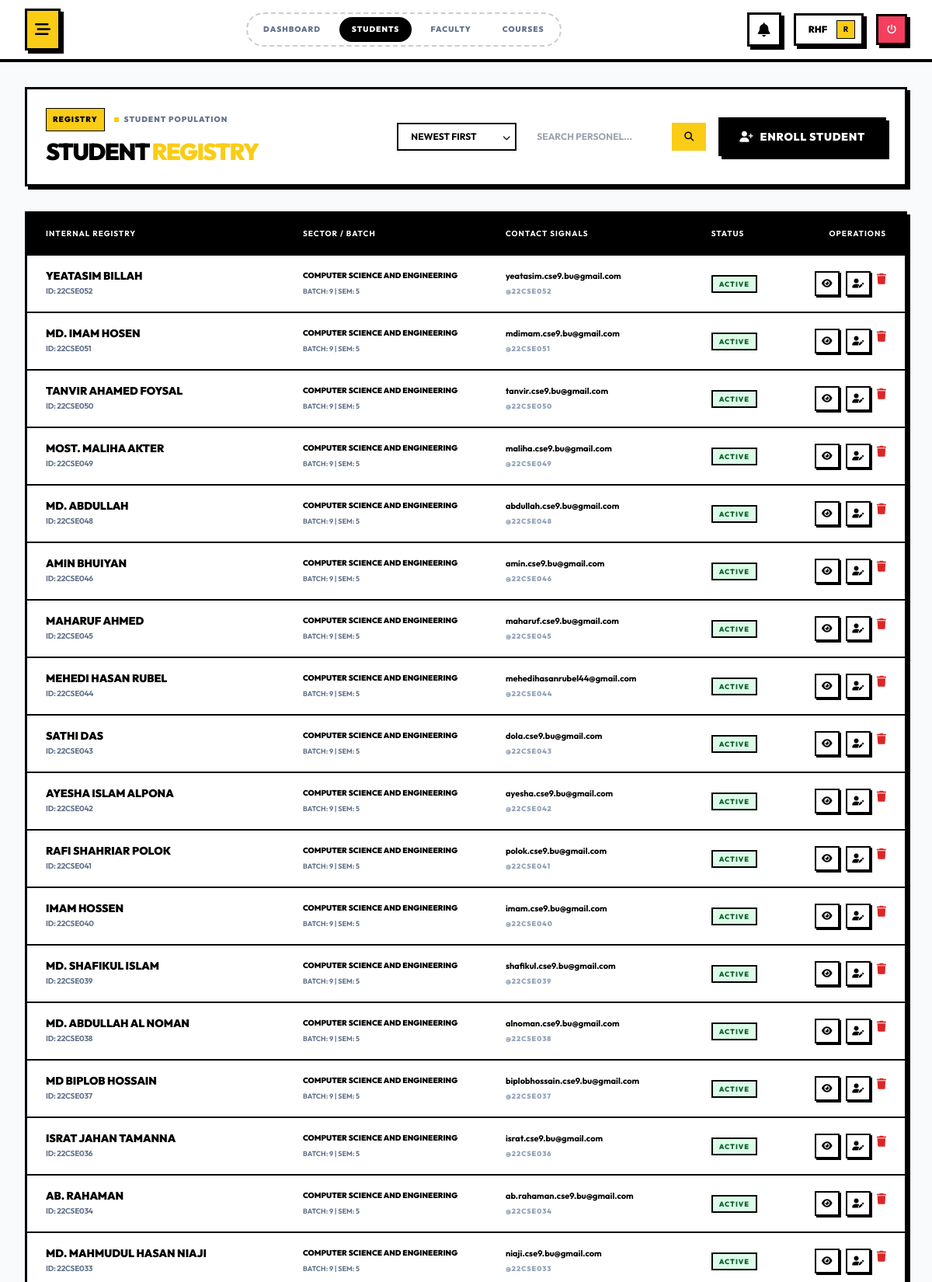
Screenshot of /modules/admin/students.php (signed in, upper part) with the database file from the repository.
### tables this page shows
CREATE TABLE `students` (
  `id` int(10) UNSIGNED NOT NULL,
  `user_id` int(10) UNSIGNED NOT NULL,
  `department_id` int(10) UNSIGNED NOT NULL,
  `student_id` varchar(50) NOT NULL,
  `batch_year` int(11) NOT NULL,
  `session` varchar(20) DEFAULT NULL,
  `admission_date` date DEFAULT NULL,
  `blood_group` varchar(5) DEFAULT NULL,
  `guardian_name` varchar(100) DEFAULT NULL,
  `guardian_phone` varchar(20) DEFAULT NULL,
  `guardian_email` varchar(100) DEFAULT NULL,
  `current_semester` int(11) DEFAULT 1,
  `cgpa` decimal(3,2) DEFAULT 0.00,
  `status` enum('active','inactive','graduated','dropped') DEFAULT 'active',
  `created_at` timestamp NOT NULL DEFAULT current_timestamp(),
  `updated_at` timestamp NOT NULL DEFAULT current_timestamp() ON UPDATE current_timestamp()
);

CREATE TABLE `user_profiles` (
  `id` int(10) UNSIGNED NOT NULL,
  `user_id` int(10) UNSIGNED NOT NULL,
  `first_name` varchar(50) NOT NULL,
  `last_name` varchar(50) NOT NULL,
  `phone` varchar(20) DEFAULT NULL,
  `address` text DEFAULT NULL,
  `city` varchar(50) DEFAULT NULL,
  `state` varchar(50) DEFAULT NULL,
  `postal_code` varchar(20) DEFAULT NULL,
  `country` varchar(50) DEFAULT 'Bangladesh',
  `date_of_birth` date DEFAULT NULL,
  `gender` enum('male','female','other') DEFAULT NULL,
  `profile_picture` varchar(255) DEFAULT NULL,
  `created_at` timestamp NOT NULL DEFAULT current_timestamp(),
  `updated_at` timestamp NOT NULL DEFAULT current_timestamp() ON UPDATE current_timestamp()
);

CREATE TABLE `departments` (
  `id` int(10) UNSIGNED NOT NULL,
  `name` varchar(100) NOT NULL,
  `code` varchar(20) NOT NULL,
  `description` text DEFAULT NULL,
  `head_of_department` int(10) UNSIGNED DEFAULT NULL,
  `status` enum('active','inactive') DEFAULT 'active',
  `created_at` timestamp NOT NULL DEFAULT current_timestamp(),
  `updated_at` timestamp NOT NULL DEFAULT current_timestamp() ON UPDATE current_timestamp(),
  `deleted_at` timestamp NULL DEFAULT NULL
);

CREATE TABLE `users` (
  `id` int(10) UNSIGNED NOT NULL,
  `username` varchar(50) NOT NULL,
  `email` varchar(100) NOT NULL,
  `password` varchar(255) NOT NULL,
  `role` enum('super_admin','admin','teacher','student') NOT NULL,
  `status` enum('active','inactive','suspended') DEFAULT 'active',
  `first_login` tinyint(1) DEFAULT 1,
  `last_login` datetime DEFAULT NULL,
  `failed_login_attempts` int(11) DEFAULT 0,
  `locked_until` datetime DEFAULT NULL,
  `remember_token` varchar(64) DEFAULT NULL,
  `remember_token_expires` datetime DEFAULT NULL,
  `created_at` timestamp NOT NULL DEFAULT current_timestamp(),
  `updated_at` timestamp NOT NULL DEFAULT current_timestamp() ON UPDATE current_timestamp(),
  `deleted_at` timestamp NULL DEFAULT NULL
);

### modules/admin/students.php (the view, shortened to what the rows shown need)
<?php
require_once __DIR__ . '/../../includes/session.php';
require_once __DIR__ . '/../../includes/functions.php';
require_once __DIR__ . '/../../includes/auth.php';
$user_id = get_current_user_id();
$stmt = $db->prepare("SELECT d.id, d.name FROM departments d JOIN department_admins da ON d.id = da.department_id WHERE da.user_id = ? AND d.deleted_at IS NULL");
$stmt->bind_param("i", $user_id);
$stmt->execute();
$result = $stmt->get_result();
$departments = [];
while ($row = $result->fetch_assoc()) {
    $departments[] = $row;
}
$dept_id_list = !empty($departments) ? implode(',', array_column($departments, 'id')) : '0';
$action = $_GET['action'] ?? 'list';
$students = [];
if ($action === 'list') {
    $sort = $_GET['sort'] ?? 'newest';
    $query = "SELECT u.id, u.username, u.email, u.status, up.first_name, up.last_name, s.student_id, s.batch_year, s.current_semester, d.name as dept_name, s.id as internal_student_id
              FROM students s
              JOIN users u ON s.user_id = u.id
              JOIN user_profiles up ON u.id = up.user_id
              JOIN departments d ON s.department_id = d.id
              WHERE s.department_id IN ($dept_id_list)";
    switch ($sort) {
        default: $query .= " ORDER BY s.student_id DESC"; break;
    }
    $res = $db->query($query);
    while ($row = $res->fetch_assoc()) { $students[] = $row; }
}
$view_data = null;
?>
<div class="os-card p-6 flex flex-col md:flex-row md:items-center justify-between gap-6 relative overflow-hidden bg-white mb-8">
    <div class="relative z-10">
        <h1 class="text-3xl font-black uppercase tracking-tighter">Student <span class="text-yellow-400">Registry</span></h1>
    </div>
</div>
<?php if ($action === 'view' && $view_data): ?>
    <div class="bg-white os-card p-0 overflow-hidden">
        <div class="bg-black p-8 text-white relative border-b-2 border-black">
            <div class="flex flex-col md:flex-row items-center gap-8">
                <div class="w-32 h-32 bg-yellow-400 rounded-none border-2 border-white text-black flex items-center justify-center relative shadow-[4px_4px_0px_#fff]">
                    <i class="fas fa-user-graduate text-5xl"></i>
                    <div class="absolute -top-3 -right-3 px-2 py-1 <?php echo $view_data['status'] === 'active' ? 'bg-green-600' : 'bg-red-600'; ?> text-white text-[8px] font-black uppercase tracking-widest border border-black shadow-[2px_2px_0px_#000]">
                        <?php echo $view_data['status']; ?>
                    </div>
                </div>
                <div class="text-center md:text-left">
                    <p class="text-[10px] font-black text-yellow-400 uppercase tracking-widest mb-1">Personnel Dossier</p>
                    <h2 class="text-4xl md:text-5xl font-black uppercase tracking-tighter leading-none mb-3"><?php echo e($view_data['first_name'] . ' ' . $view_data['last_name']); ?></h2>
                    <div class="flex flex-wrap justify-center md:justify-start gap-2">
                        <span class="px-2 py-1 bg-white text-black text-[9px] font-black uppercase tracking-widest border border-black">ID: <?php echo e($view_data['student_id']); ?></span>
                        <span class="px-2 py-1 bg-black border border-white text-white text-[9px] font-black uppercase tracking-widest">@<?php echo e($view_data['username']); ?></span>
                        <span class="px-2 py-1 bg-black border border-white text-white text-[9px] font-black uppercase tracking-widest"><?php echo e($view_data['dept_name']); ?></span>
                    </div>
                </div>
            </div>
        </div>
        <div class="p-8 grid grid-cols-1 md:grid-cols-3 gap-8">
            <div class="space-y-6">
                <div>
                    <h4 class="text-xl font-black uppercase mb-4 border-b-2 border-black inline-block">Metrics</h4>
                    <div class="bg-slate-50 border-2 border-black p-4 space-y-3">
                        <div class="flex justify-between items-center">
                            <span class="text-[10px] font-bold text-slate-500 uppercase">Current Sem</span>
                            <span class="text-sm font-black text-black">Level <?php echo $view_data['current_semester']; ?></span>
                        </div>
                        <div class="flex justify-between items-center">
                            <span class="text-[10px] font-bold text-slate-500 uppercase">Batch Year</span>
                            <span class="text-sm font-black text-black"><?php echo $view_data['batch_year']; ?> Unit</span>
                        </div>
                    </div>
                </div>
            </div>
            <div class="md:col-span-2 space-y-6">
                <div>
                     <h4 class="text-xl font-black uppercase mb-4 border-b-2 border-black inline-block">Contact Matrix</h4>
                    <div class="grid grid-cols-1 md:grid-cols-2 gap-4">
                        <div class="os-card p-4 bg-white hover:bg-yellow-50 transition-colors">
                            <div class="flex items-center gap-4">
                                <div class="w-10 h-10 bg-black text-white flex items-center justify-center border-2 border-black">
                                    <i class="fas fa-envelope text-sm"></i>
                                </div>
                                <div>
                                    <p class="text-[8px] font-black text-slate-500 uppercase tracking-widest">Signal Terminal</p>
                                    <p class="text-sm font-black text-black mt-1"><?php echo e($view_data['email']); ?></p>
                                </div>
                            </div>
                        </div>
                        <div class="os-card p-4 bg-white hover:bg-yellow-50 transition-colors">
                            <div class="flex items-center gap-4">
                                <div class="w-10 h-10 bg-black text-white flex items-center justify-center border-2 border-black">
                                    <i class="fas fa-calendar-check text-sm"></i>
                                </div>
                                <div>
                                    <p class="text-[8px] font-black text-slate-500 uppercase tracking-widest">Registry Date</p>
                                    <p class="text-sm font-black text-black mt-1"><?php echo date('M d, Y', strtotime($view_data['account_created'])); ?></p>
                                </div>
                            </div>
                        </div>
                    </div>
                </div>
                <div class="flex flex-wrap gap-4 pt-4 border-t-2 border-black border-dashed">
                    <a href="?action=edit&id=<?php echo $view_data['user_id']; ?>" class="btn-os bg-black text-white border-black hover:bg-yellow-400 hover:text-black flex items-center gap-2">
                        <i class="fas fa-user-edit"></i> Modify Record
                    </a>
                    <a href="student-performance.php?student_id=<?php echo $view_data['id']; ?>" class="btn-os bg-white text-black border-black hover:bg-black hover:text-white flex items-center gap-2">
                        <i class="fas fa-chart-pie"></i> View Performance
                    </a>
                    <button onclick="window.print()" class="btn-os bg-slate-100 text-black border-black hover:bg-black hover:text-white flex items-center gap-2">
                        <i class="fas fa-print"></i> Print Log
                    </button>
                </div>
            </div>
        </div>
    </div>
<?php else: ?>
    <div class="os-card p-0 bg-white">
        <div class="overflow-x-auto">
            <table class="w-full">
                <thead>
                    <tr class="bg-black text-white text-[10px] font-black uppercase tracking-widest border-b-2 border-black">
                        <th class="px-6 py-4 text-left">Internal Registry</th>
                        <th class="px-6 py-4 text-left">Sector / Batch</th>
                        <th class="px-6 py-4 text-left">Contact Signals</th>
                        <th class="px-6 py-4 text-left">Status</th>
                        <th class="px-6 py-4 text-right">Operations</th>
                    </tr>
                </thead>
                <tbody class="divide-y-2 divide-black">
                    <?php if (!empty($students)): foreach ($students as $s): ?>
                        <tr class="hover:bg-yellow-50 transition-colors group">
                            <td class="px-6 py-4">
                                <a href="student-performance.php?student_id=<?php echo $s['internal_student_id']; ?>" class="text-sm font-black text-black uppercase group-hover:text-blue-600 group-hover:underline transition-colors block"><?php echo e($s['first_name'] . ' ' . $s['last_name']); ?></a>
                                <div class="text-[10px] font-mono font-bold text-slate-500 uppercase tracking-tight">ID: <?php echo e($s['student_id']); ?></div>
                            </td>
                            <td class="px-6 py-4">
                                <div class="text-[10px] font-black text-black uppercase"><?php echo e($s['dept_name']); ?></div>
                                <div class="text-[9px] font-bold text-slate-500 uppercase">Batch: <?php echo e($s['batch_year']); ?> | SEM: <?php echo e($s['current_semester']); ?></div>
                            </td>
                            <td class="px-6 py-4">
                                <div class="text-[11px] font-bold text-black font-mono"><?php echo e($s['email']); ?></div>
                                <div class="text-[9px] font-black text-slate-400 uppercase tracking-widest">@<?php echo e($s['username']); ?></div>
                            </td>
                            <td class="px-6 py-4">
                                <span class="px-2 py-1 border-2 border-black text-[9px] font-black uppercase tracking-widest <?php echo $s['status'] === 'active' ? 'bg-green-100 text-green-800' : 'bg-red-100 text-red-800'; ?>">
                                    <?php echo strtoupper($s['status']); ?>
                                </span>
                            </td>
                            <td class="px-6 py-4 text-right">
                                <div class="flex justify-end gap-2">
                                    <a href="?action=view&id=<?php echo $s['id']; ?>" class="w-8 h-8 flex items-center justify-center border-2 border-black bg-white hover:bg-black hover:text-white transition-all shadow-[2px_2px_0px_#000000]" title="View Dossier">
                                        <i class="fas fa-eye text-xs"></i>
                                    </a>
                                    <a href="?action=edit&id=<?php echo $s['id']; ?>" class="w-8 h-8 flex items-center justify-center border-2 border-black bg-white hover:bg-black hover:text-white transition-all shadow-[2px_2px_0px_#000000]" title="Modify Record">
                                        <i class="fas fa-user-edit text-xs"></i>
                                    </a>
                                    <form method="POST" data-confirm-delete="Initiate asset deactivation?">
                                        <button type="submit" class="text-red-600 hover:text-red-900" title="Delete">
                                            <i class="fas fa-trash"></i>
                                        </button>
                                    </form>
                                </div>
                            </td>
                        </tr>
                    <?php endforeach; endif; ?>
                </tbody>
            </table>
        </div>
    </div>
<?php endif; ?>
<?php
include __DIR__ . '/../../includes/layouts/dashboard.php';
?>

### rows the page displays
students: user_profiles.first_name+last_name "YEATASIM BILLAH", student "22CSE052", department.name "COMPUTER SCIENCE AND ENGINEERING", batch_year "9", current_semester "5", user.email "yeatasim.cse9.bu@gmail.com", user.username "22CSE052", user.status "ACTIVE"
students: user_profiles.first_name+last_name "MD. IMAM HOSEN", student "22CSE051", department.name "COMPUTER SCIENCE AND ENGINEERING", batch_year "9", current_semester "5", user.email "mdimam.cse9.bu@gmail.com", user.username "22CSE051", user.status "ACTIVE"
students: user_profiles.first_name+last_name "TANVIR AHAMED FOYSAL", student "22CSE050", department.name "COMPUTER SCIENCE AND ENGINEERING", batch_year "9", current_semester "5", user.email "tanvir.cse9.bu@gmail.com", user.username "22CSE050", user.status "ACTIVE"
students: user_profiles.first_name+last_name "MOST. MALIHA AKTER", student "22CSE049", department.name "COMPUTER SCIENCE AND ENGINEERING", batch_year "9", current_semester "5", user.email "maliha.cse9.bu@gmail.com", user.username "22CSE049", user.status "ACTIVE"
students: user_profiles.first_name+last_name "MD. ABDULLAH", student "22CSE048", department.name "COMPUTER SCIENCE AND ENGINEERING", batch_year "9", current_semester "5", user.email "abdullah.cse9.bu@gmail.com", user.username "22CSE048", user.status "ACTIVE"
students: user_profiles.first_name+last_name "AMIN BHUIYAN", student "22CSE046", department.name "COMPUTER SCIENCE AND ENGINEERING", batch_year "9", current_semester "5", user.email "amin.cse9.bu@gmail.com", user.username "22CSE046", user.status "ACTIVE"
students: user_profiles.first_name+last_name "MAHARUF AHMED", student "22CSE045", department.name "COMPUTER SCIENCE AND ENGINEERING", batch_year "9", current_semester "5", user.email "maharuf.cse9.bu@gmail.com", user.username "22CSE045", user.status "ACTIVE"
students: user_profiles.first_name+last_name "MEHEDI HASAN RUBEL", student "22CSE044", department.name "COMPUTER SCIENCE AND ENGINEERING", batch_year "9", current_semester "5", user.email "mehedihasanrubel44@gmail.com", user.username "22CSE044", user.status "ACTIVE"
students: user_profiles.first_name+last_name "SATHI DAS", student "22CSE043", department.name "COMPUTER SCIENCE AND ENGINEERING", batch_year "9", current_semester "5", user.email "dola.cse9.bu@gmail.com", user.username "22CSE043", user.status "ACTIVE"
students: user_profiles.first_name+last_name "AYESHA ISLAM ALPONA", student "22CSE042", department.name "COMPUTER SCIENCE AND ENGINEERING", batch_year "9", current_semester "5", user.email "ayesha.cse9.bu@gmail.com", user.username "22CSE042", user.status "ACTIVE"
students: user_profiles.first_name+last_name "RAFI SHAHRIAR POLOK", student "22CSE041", department.name "COMPUTER SCIENCE AND ENGINEERING", batch_year "9", current_semester "5", user.email "polok.cse9.bu@gmail.com", user.username "22CSE041", user.status "ACTIVE"
students: user_profiles.first_name+last_name "IMAM HOSSEN", student "22CSE040", department.name "COMPUTER SCIENCE AND ENGINEERING", batch_year "9", current_semester "5", user.email "imam.cse9.bu@gmail.com", user.username "22CSE040", user.status "ACTIVE"
students: user_profiles.first_name+last_name "MD. SHAFIKUL ISLAM", student "22CSE039", department.name "COMPUTER SCIENCE AND ENGINEERING", batch_year "9", current_semester "5", user.email "shafikul.cse9.bu@gmail.com", user.username "22CSE039", user.status "ACTIVE"
students: user_profiles.first_name+last_name "MD. ABDULLAH AL NOMAN", student "22CSE038", department.name "COMPUTER SCIENCE AND ENGINEERING", batch_year "9", current_semester "5", user.email "alnoman.cse9.bu@gmail.com", user.username "22CSE038", user.status "ACTIVE"
students: user_profiles.first_name+last_name "MD BIPLOB HOSSAIN", student "22CSE037", department.name "COMPUTER SCIENCE AND ENGINEERING", batch_year "9", current_semester "5", user.email "biplobhossain.cse9.bu@gmail.com", user.username "22CSE037", user.status "ACTIVE"
students: user_profiles.first_name+last_name "ISRAT JAHAN TAMANNA", student "22CSE036", department.name "COMPUTER SCIENCE AND ENGINEERING", batch_year "9", current_semester "5", user.email "israt.cse9.bu@gmail.com", user.username "22CSE036", user.status "ACTIVE"
students: user_profiles.first_name+last_name "AB. RAHAMAN", student "22CSE034", department.name "COMPUTER SCIENCE AND ENGINEERING", batch_year "9", current_semester "5", user.email "ab.rahaman.cse9.bu@gmail.com", user.username "22CSE034", user.status "ACTIVE"
students: user_profiles.first_name+last_name "MD. MAHMUDUL HASAN NIAJI", student "22CSE033", department.name "COMPUTER SCIENCE AND ENGINEERING", batch_year "9", current_semester "5", user.email "niaji.cse9.bu@gmail.com", user.username "22CSE033", user.status "ACTIVE"

### other values shown
$link['label'] "DASHBOARD"
$link['label'] "STUDENTS"
$link['label'] "FACULTY"
$link['label'] "COURSES"
explode(' ', $_SESSION['username'])[0] "RHF"
substr($_SESSION['username'] ?? 'U', 0, 1) "R"
